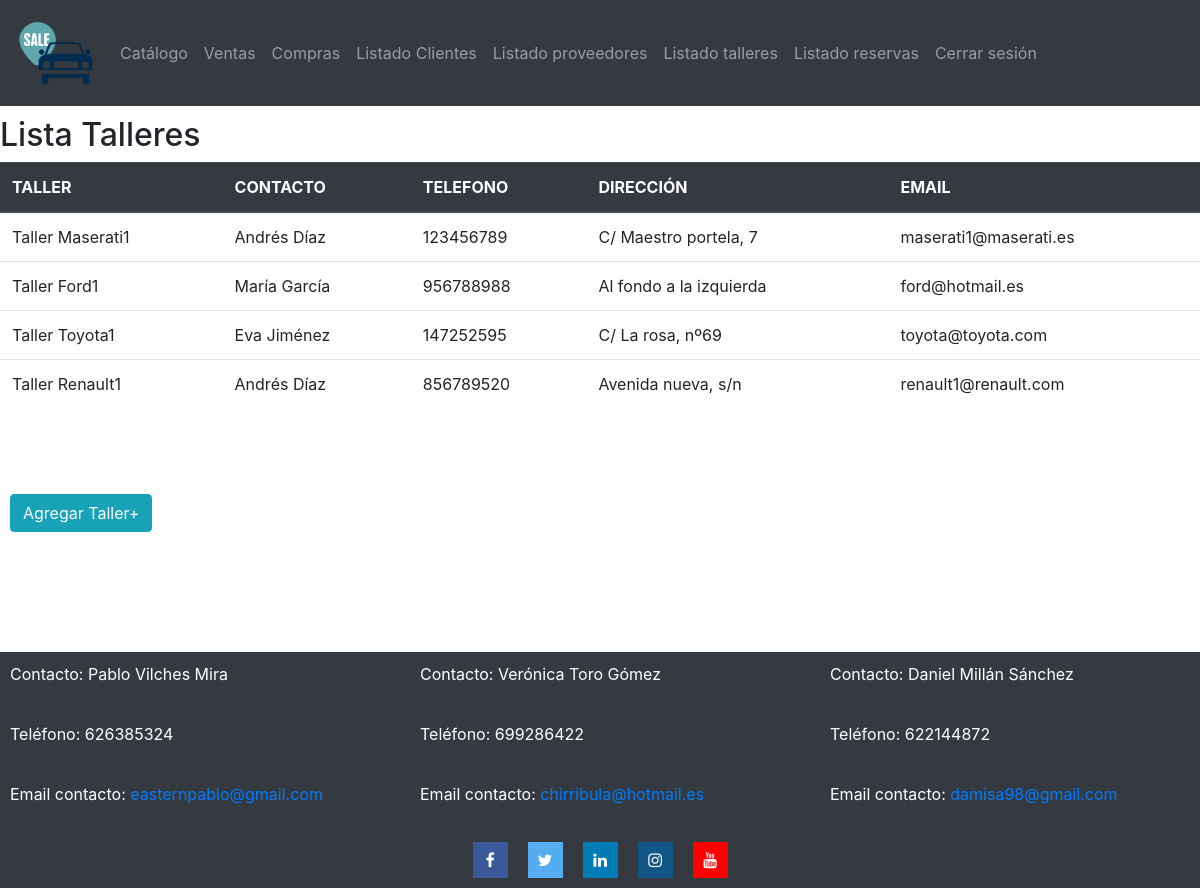
The app's page /listar/talleres/ (signed in), older data.
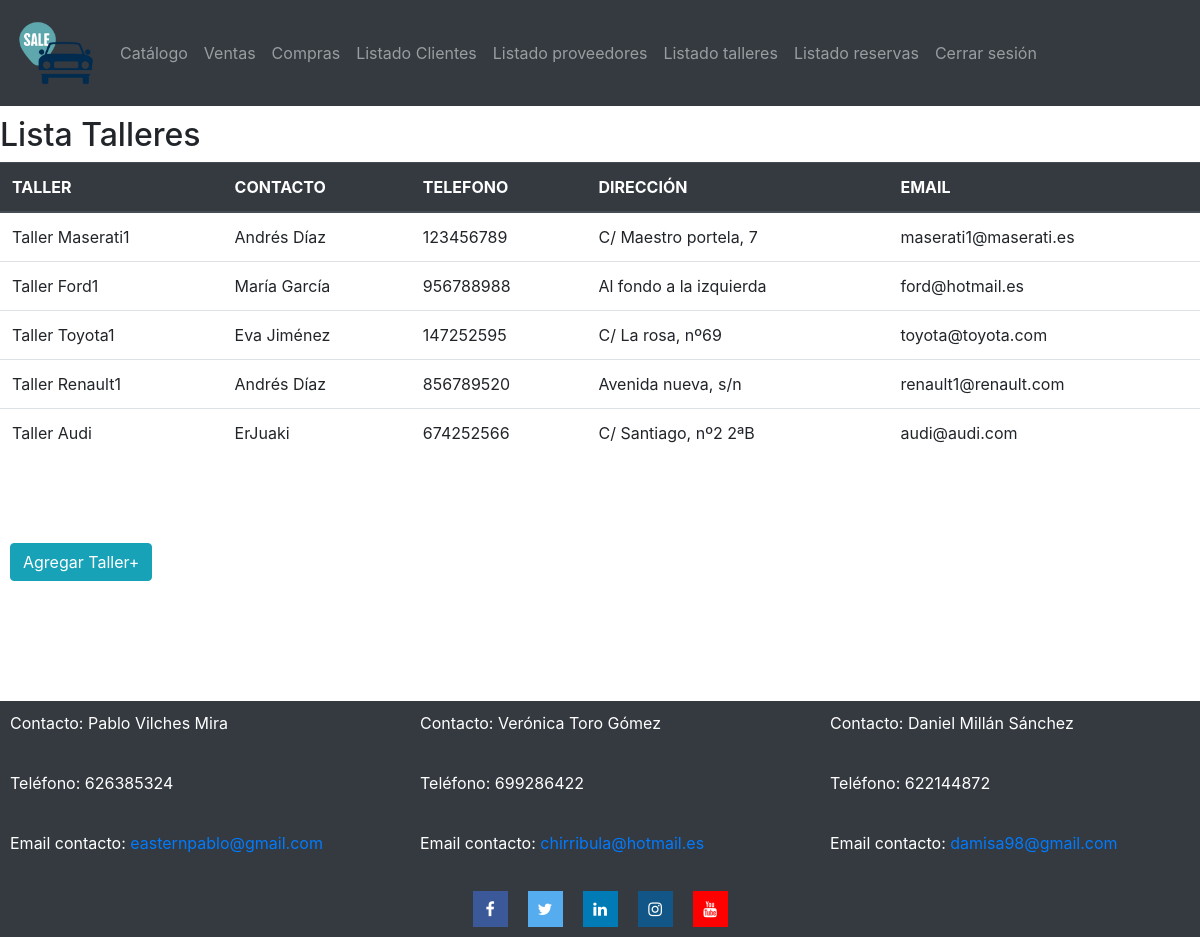
The same page, newer data.
### catalogo/models.py (models this page shows, shortened)
class Taller(models.Model):
    taller_id =  models.AutoField(primary_key=True)
    nombre = models.CharField(max_length=50)
    contacto = models.CharField(max_length=50)
    telefono = models.CharField(max_length=9)
    direccion = models.CharField(max_length=100)
    email = models.EmailField(max_length=50)

### catalogo/views.py (the view)
# urls.py: path("listar/talleres/", views.listar_talleres, name="Listado talleres - Concesionario"),
@login_required(login_url="/concesionario/login")
def listar_talleres(request):
    talleres = Taller.objects.all()
    return render(request, "listar_talleres.html",{"talleres":talleres})

### catalogo/templates/listar_talleres.html (shortened to what this page needs)
{% extends "base.html" %}
{% block content %}
<h2>Lista Talleres</h2>
<table class="table">
    <thead class="thead-dark">
      <tr>
        <th>TALLER</th>
        <th>CONTACTO</th>
        <th>TELEFONO</th>
        <th>DIRECCIÓN</th>
        <th>EMAIL</th>
      </tr>
    </thead>
    <tbody>
        {% for taller in talleres %}
        <tr>
            <td>{{taller.nombre}}</td>
            <td>{{taller.contacto}}</td>
            <td>{{taller.telefono}}</td>
            <td>{{taller.direccion}}</td>
            <td>{{taller.email}}</td>
        </tr>
        {% endfor %}
    </tbody>
</table>
<a href="/concesionario/nuevo/taller"><button class="btn btn-info">Agregar Taller+</button></a>
{% endblock %}

Row changes from the older to the newer data that the page shows:
added Taller: nombre "Taller Audi", contacto "ErJuaki", telefono "674252566", direccion "C/ Santiago, nº2 2ªB", email "audi@audi.com"
